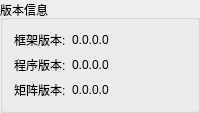
        <widget class="QGroupBox" name="groupBox_4">
         <property name="title">
          <string>版本信息</string>
         </property>
         <layout class="QGridLayout" name="gridLayout_3">
          <item row="0" column="1">
           <widget class="QLabel" name="frameVersion">
            <property name="text">
             <string>0.0.0.0</string>
            </property>
           </widget>
          </item>
          <item row="1" column="1">
           <widget class="QLabel" name="appVersion">
            <property name="text">
             <string>0.0.0.0</string>
            </property>
           </widget>
          </item>
          <item row="2" column="1">
           <widget class="QLabel" name="matrixVersion">
            <property name="text">
             <string>0.0.0.0</string>
            </property>
           </widget>
          </item>
          <item row="0" column="0">
           <widget class="QLabel" name="label_11">
            <property name="text">
             <string>框架版本:</string>
            </property>
           </widget>
          </item>
          <item row="1" column="0">
           <widget class="QLabel" name="label_14">
            <property name="text">
             <string>程序版本:</string>
            </property>
           </widget>
          </item>
          <item row="2" column="0">
           <widget class="QLabel" name="label_23">
            <property name="text">
             <string>矩阵版本:</string>
            </property>
           </widget>
          </item>
          <item row="1" column="2">
           <spacer name="horizontalSpacer_3">
            <property name="orientation">
             <enum>Qt::Horizontal</enum>
            </property>
            <property name="sizeHint" stdset="0">
             <size>
              <width>40</width>
              <height>20</height>
             </size>
            </property>
           </spacer>
          </item>
         </layout>
        </widget>
